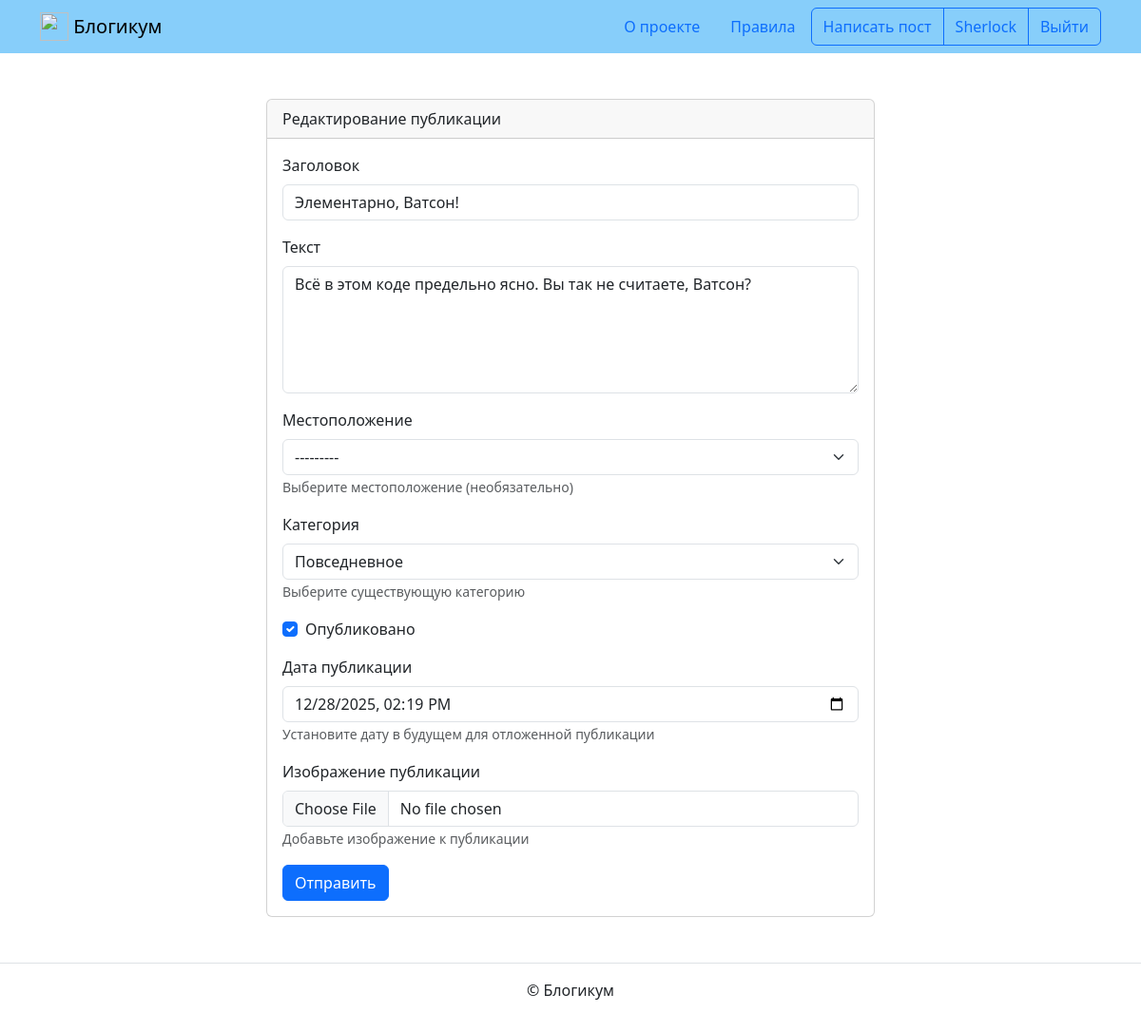
The app's page /posts/1/edit/ (signed in) with its own data.
### blog/models.py (models this page shows, shortened)
class Post(models.Model):
    title = models.CharField(max_length=256, verbose_name='Заголовок')
    text = models.TextField(
        verbose_name='Текст',
        help_text="""
        """
    )
    author = models.ForeignKey(
        User,
        on_delete=models.CASCADE,
        verbose_name='Автор публикации'
    )
    location = models.ForeignKey(
        Location,
        on_delete=models.SET_NULL,
        null=True,
        blank=True,
        verbose_name='Местоположение'
    )
    category = models.ForeignKey(
        Category,
        on_delete=models.SET_NULL,
        null=True,
        blank=False,
        verbose_name='Категория'
    )
    is_published = models.BooleanField(
        default=True,
        verbose_name='Опубликовано',
        help_text="""
        Снимите галочку, чтобы скрыть публикацию.
        """
    )
    pub_date = models.DateTimeField(
        auto_now_add=False,
        verbose_name='Дата и время публикации',
        help_text="Если установить дату и время в будущем — можно делать "
        "отложенные публикации."
    )
    created_at = models.DateTimeField(
        auto_now_add=True,
        verbose_name='Добавлено'
    )
    image = models.ImageField(
        upload_to='post_images/',
        blank=True,
        null=True,
        verbose_name='Изображение публикации',
        help_text='Добавьте изображение к публикации'
    )
    objects = PostQuerySet.as_manager()
    class Meta:
        verbose_name = 'публикация'
        verbose_name_plural = 'Публикации'
    ordering = ['-pub_date']

class Category (models.Model):
    title = models.CharField(
        max_length=256,
        verbose_name='Заголовок'
    )
    description = models.TextField(
        unique=True,
        verbose_name='Описание'
    )
    is_published = models.BooleanField(
        default=True,
        verbose_name='Опубликовано',
        help_text="Снимите галочку, чтобы скрыть публикацию."
    )
    slug = models.SlugField(
        unique=True,
        verbose_name='Идентификатор',
        help_text="Идентификатор страницы для URL; "
        "разрешены символы латиницы, "
        "цифры, дефис и подчёркивание."
    )
    created_at = models.DateTimeField(
        auto_now_add=True,
        verbose_name='Добавлено'
    )
    class Meta:
        verbose_name = 'категория'
        verbose_name_plural = 'Категории'
    def __str__(self):
        return self.title

### blog/views.py (the view)
# urls.py: path('posts/<int:id>/edit/', views.post_edit, name='edit_post'),
@login_required
def post_edit(request, id):
    post = get_object_or_404(Post, id=id)
    if post.author != request.user:
        return redirect('blog:post_detail', id=id)
    if request.method == 'POST':
        form = PostForm(
            request.POST,
            request.FILES,
            instance=post,
            author=request.user
        )
        if form.is_valid():
            form.save()
            return redirect('blog:post_detail', id=id)
    else:
        form = PostForm(instance=post, author=request.user)
    context = {
        'form': form,
        'title': 'Редактирование публикации'
    }
    return render(request, 'blog/create.html', context)

### templates/blog/create.html (shortened to what this page needs)
{% extends "base.html" %}
{% load django_bootstrap5 %}
{% block content %}
  <div class="col d-flex justify-content-center">
    <div class="card" style="width: 40rem;">
      <div class="card-header">
        {% if '/edit/' in request.path %}
          Редактирование публикации
        {% elif '/delete/' in request.path %}
          Удаление публикации
        {% else %}
          Добавление публикации
        {% endif %}
      </div>
      <div class="card-body">
        <form method="post" enctype="multipart/form-data">
          {% if not '/delete/' in request.path %}
            {% bootstrap_form form %}
          {% endif %}
          {% bootstrap_button button_type="submit" content="Отправить" %}
        </form>
      </div>
    </div>
  </div>
{% endblock %}

### templates/includes/header.html (shortened to what this page needs)
{% load static %}
<header>
  <nav class="navbar navbar-light" style="background-color: lightskyblue">
    <div class="container">
      <a class="navbar-brand" href="{% url 'blog:index' %}">
        <img src="{% static 'img/logo.png' %}" width="30" height="30" class="d-inline-block align-top" alt="">
        Блогикум
      </a>
      {% with request.resolver_match.view_name as view_name %}
        <ul class="nav  nav-pills">
          <li class="nav-item">
            <a class="nav-link {% if view_name == 'pages:about' %} text-white {% endif %}" href="{% url 'pages:about' %}">
              О проекте
            </a>
          </li>
          <li class="nav-item">
            <a class="nav-link {% if view_name == 'pages:rules' %} text-white {% endif %}" href="{% url 'pages:rules' %}">
              Правила
            </a>
          </li>
          {% if user.is_authenticated %}
            <div class="btn-group" role="group" aria-label="Basic outlined example">
              <button type="button" class="btn btn-outline-primary"><a class="text-decoration-none text-reset"
                  href="{% url 'blog:create_post' %}">Написать пост</a></button>
              <button type="button" class="btn btn-outline-primary"><a class="text-decoration-none text-reset"
                  href="{% url 'blog:profile' user.username %}">{{ user.username }}</a></button>
              <button type="button" class="btn btn-outline-primary"><a class="text-decoration-none text-reset"
                  href="{% url 'logout' %}">Выйти</a></button>
            </div>
          {% endif %}
        </ul>
      {% endwith %}
    </div>
  </nav>
</header>

### records on screen
Post: title "Элементарно, Ватсон!", text "Всё в этом коде предельно ясно. Вы так не считаете, Ватсон?", location "---------", category "Повседневное", is_published "☑", pub_date "12/28/2025 14:19"

### other values on screen
{{ user.username }} "Sherlock"
